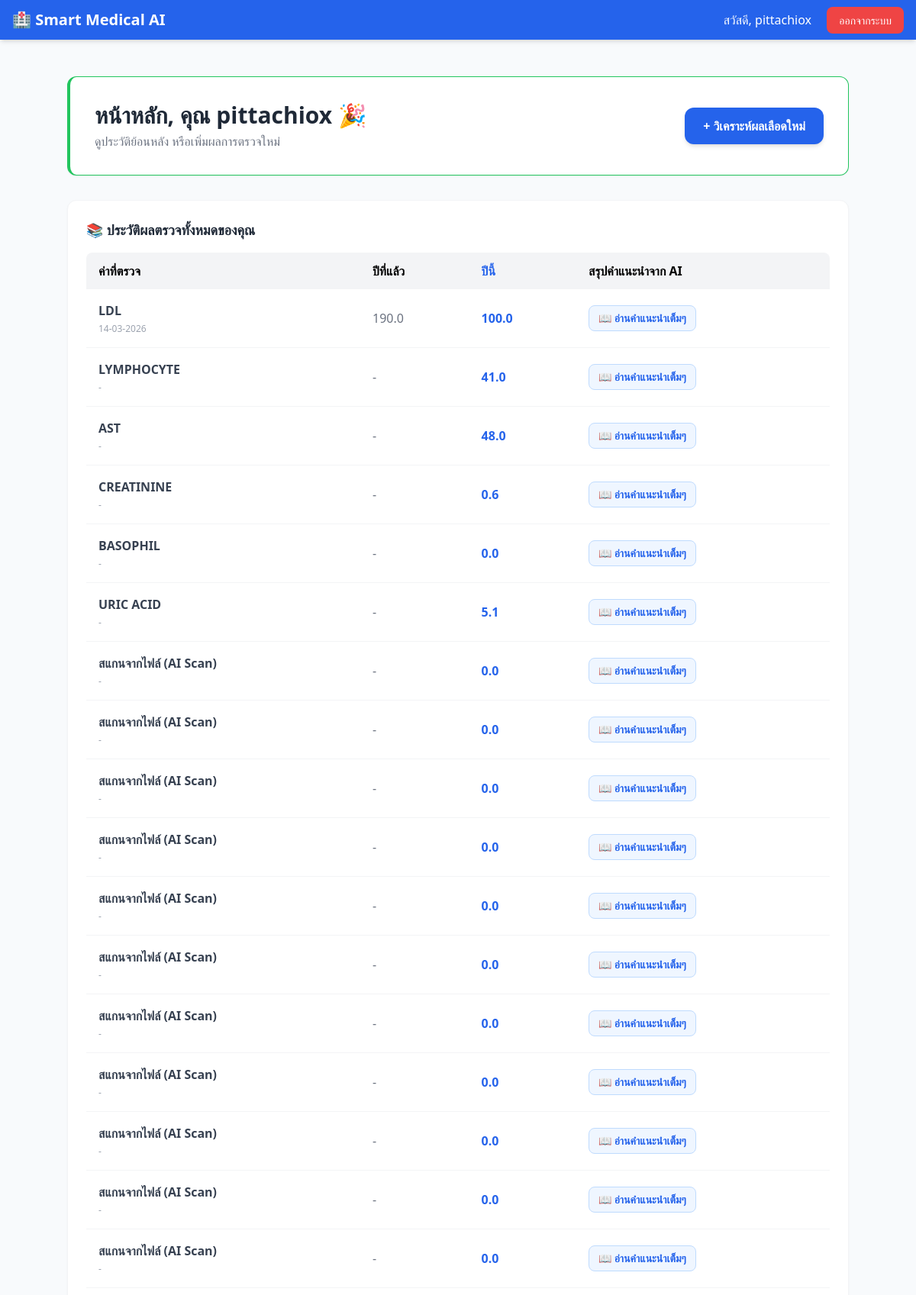
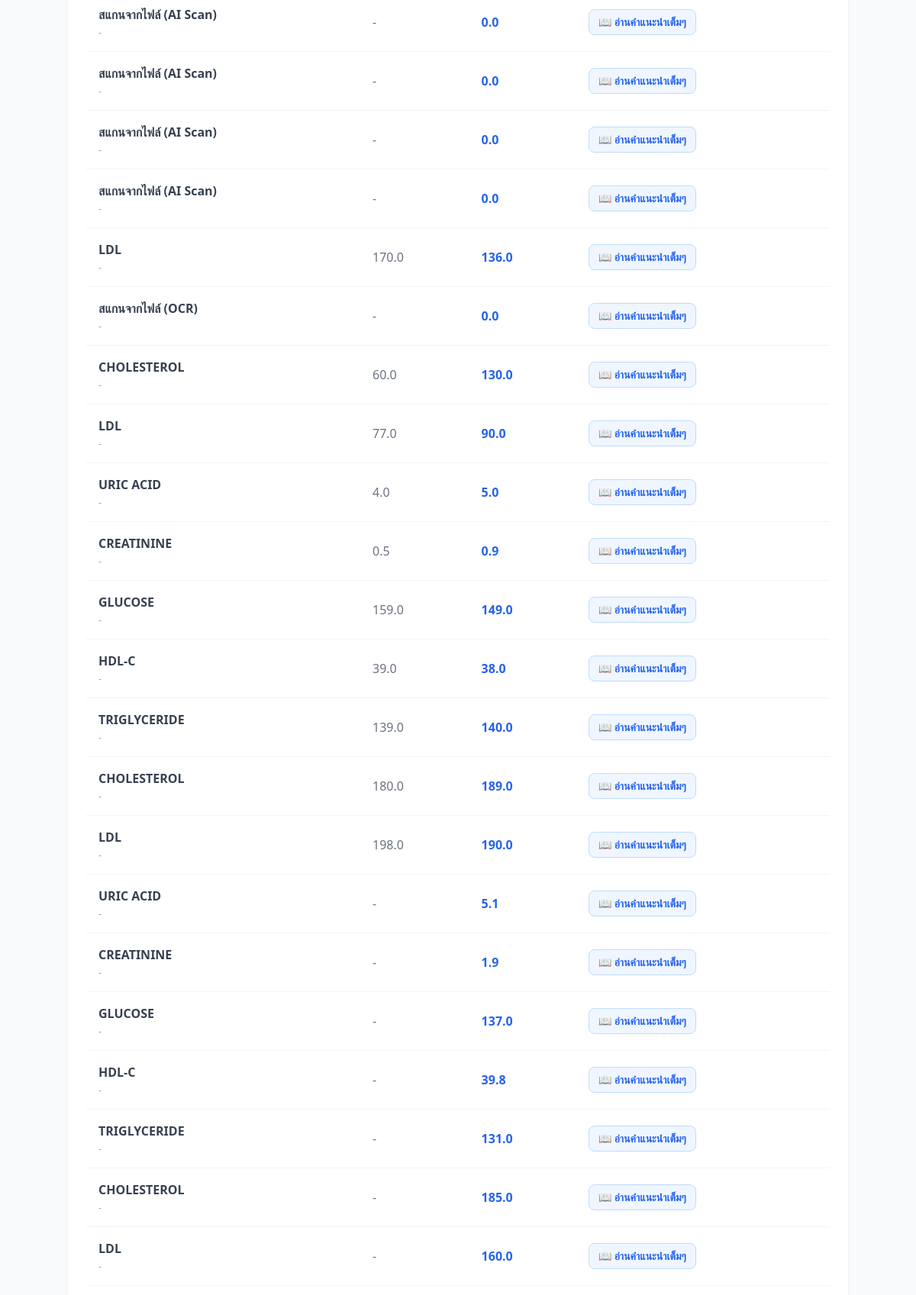
The page /dashboard (signed in, upper part) on the database its author committed (2 pictures, top to bottom).
### app.py (models this page shows)
class User(UserMixin, db.Model):
    id = db.Column(db.Integer, primary_key=True)
    username = db.Column(db.String(150), unique=True, nullable=False)
    password = db.Column(db.String(150), nullable=False)
    records = db.relationship('BloodRecord', backref='user', lazy=True)

class BloodRecord(db.Model):
    id = db.Column(db.Integer, primary_key=True)
    test_name = db.Column(db.String(50), nullable=False)
    current_value = db.Column(db.Float, nullable=False)
    previous_value = db.Column(db.Float, nullable=True)
    ai_analysis = db.Column(db.Text, nullable=False)
    user_id = db.Column(db.Integer, db.ForeignKey('user.id'), nullable=False)
    record_date = db.Column(db.Date, nullable=True, default=datetime.utcnow)

### app.py (the view)
@app.route('/dashboard')
@login_required
def dashboard():
    history = BloodRecord.query.filter_by(user_id=current_user.id).order_by(BloodRecord.id.desc()).all()
    return render_template('dashboard.html', name=current_user.username, history=history)

### app.py (called while the page is built)
@login_manager.user_loader
def load_user(user_id):
    return User.query.get(int(user_id))

### templates/dashboard.html
{% extends "base.html" %}
{% block content %}
<div class="max-w-5xl mx-auto space-y-8">
    <div
        class="bg-white p-8 rounded-xl shadow-sm border border-gray-100 flex flex-col md:flex-row justify-between items-center gap-4 border-l-4 border-green-500">
        <div>
            <h1 class="text-3xl font-bold text-gray-800">หน้าหลัก, คุณ {{ name }} 🎉</h1>
            <p class="text-gray-500 mt-1">ดูประวัติย้อนหลัง หรือเพิ่มผลการตรวจใหม่</p>
        </div>
        <a href="/analyze"
            class="bg-blue-600 hover:bg-blue-700 text-white px-6 py-3 rounded-xl font-bold shadow-md transition flex items-center gap-2">
            + วิเคราะห์ผลเลือดใหม่
        </a>
    </div>
    {% if history %}
    <div class="bg-white p-6 rounded-xl shadow-sm border border-gray-100">
        <h3 class="text-lg font-bold text-gray-800 mb-4 flex items-center gap-2">📚 ประวัติผลตรวจทั้งหมดของคุณ</h3>
        <div class="overflow-x-auto">
            <table class="min-w-full text-left">
                <thead class="bg-gray-100">
                    <tr>
                        <th class="px-4 py-3 rounded-tl-lg font-semibold">ค่าที่ตรวจ</th>
                        <th class="px-4 py-3 font-semibold">ปีที่แล้ว</th>
                        <th class="px-4 py-3 font-semibold text-blue-600">ปีนี้</th>
                        <th class="px-4 py-3 rounded-tr-lg font-semibold">สรุปคำแนะนำจาก AI</th>
                    </tr>
                </thead>
                <tbody class="divide-y divide-gray-100">
                    {% for record in history %}
                    <tr class="hover:bg-gray-50">
                        <td class="px-4 py-4 font-bold text-gray-700">
                            {{ record.test_name }}
                            <div class="text-xs text-gray-400 mt-1 font-normal">{{
                                record.record_date.strftime('%d-%m-%Y') if record.record_date else '-' }}</div>
                        </td>
                        <td class="px-4 py-4 text-gray-500">{{ record.previous_value or '-' }}</td>
                        <td class="px-4 py-4 font-bold text-blue-600">{{ record.current_value }}</td>
                        <td class="px-4 py-4 text-sm text-gray-600">
                            <a href="{{ url_for('view_record', record_id=record.id) }}"
                                class="inline-flex items-center gap-1 bg-blue-50 text-blue-600 hover:bg-blue-100 hover:text-blue-800 px-3 py-1.5 rounded-lg font-semibold transition border border-blue-200">
                                📖 อ่านคำแนะนำเต็มๆ
                            </a>
                        </td>
                    </tr>
                    {% endfor %}
                </tbody>
            </table>
        </div>
    </div>
    {% else %}
    <div class="text-center py-12 bg-gray-50 rounded-xl border border-dashed border-gray-300">
        <p class="text-gray-500 text-lg">คุณยังไม่มีประวัติผลตรวจเลือดในระบบ</p>
        <p class="text-gray-400 text-sm mt-2">กดปุ่ม "วิเคราะห์ผลเลือดใหม่" ด้านบนเพื่อเริ่มต้นใช้งาน</p>
    </div>
    {% endif %}
</div>
{% endblock %}

### templates/base.html (shortened to what this page needs)
<!DOCTYPE html>
<html lang="th">
<head>
    <script src="https://cdn.tailwindcss.com"></script>
</head>
<body class="bg-slate-50 min-h-screen">
    <nav class="bg-blue-600 text-white shadow-md">
        <div class="max-w-7xl mx-auto px-4 py-3 flex justify-between items-center">
            <a href="/" class="text-xl font-bold flex items-center gap-2">
                🏥 Smart Medical AI
            </a>
            <div>
                {% if current_user.is_authenticated %}
                <span class="mr-4">สวัสดี, {{ current_user.username }}</span>
                <a href="{{ url_for('logout') }}"
                    class="bg-red-500 hover:bg-red-600 px-4 py-2 rounded-lg text-sm transition">ออกจากระบบ</a>
                {% else %}
                <a href="{{ url_for('login') }}" class="hover:text-blue-200 mr-4">เข้าสู่ระบบ</a>
                <a href="{{ url_for('register') }}"
                    class="bg-white text-blue-600 px-4 py-2 rounded-lg text-sm font-bold transition hover:bg-gray-100">สมัครสมาชิก</a>
                {% endif %}
            </div>
        </div>
    </nav>
    <main class="max-w-7xl mx-auto px-4 py-8">
        {% block content %}{% endblock %}
    </main>
</body>
</html>

### rows shown on the page
User: username "pittachiox"
BloodRecord: test_name "LDL", record_date "14-03-2026", previous_value "190.0", current_value "100.0"
BloodRecord: test_name "LYMPHOCYTE", record_date "-", previous_value "-", current_value "41.0"
BloodRecord: test_name "AST", record_date "-", previous_value "-", current_value "48.0"
BloodRecord: test_name "CREATININE", record_date "-", previous_value "-", current_value "0.6"
BloodRecord: test_name "BASOPHIL", record_date "-", previous_value "-", current_value "0.0"
BloodRecord: test_name "URIC ACID", record_date "-", previous_value "-", current_value "5.1"
BloodRecord: test_name "สแกนจากไฟล์ (AI Scan)", record_date "-", previous_value "-", current_value "0.0"
BloodRecord: test_name "สแกนจากไฟล์ (AI Scan)", record_date "-", previous_value "-", current_value "0.0"
BloodRecord: test_name "สแกนจากไฟล์ (AI Scan)", record_date "-", previous_value "-", current_value "0.0"
BloodRecord: test_name "สแกนจากไฟล์ (AI Scan)", record_date "-", previous_value "-", current_value "0.0"
BloodRecord: test_name "สแกนจากไฟล์ (AI Scan)", record_date "-", previous_value "-", current_value "0.0"
BloodRecord: test_name "สแกนจากไฟล์ (AI Scan)", record_date "-", previous_value "-", current_value "0.0"
BloodRecord: test_name "สแกนจากไฟล์ (AI Scan)", record_date "-", previous_value "-", current_value "0.0"
BloodRecord: test_name "สแกนจากไฟล์ (AI Scan)", record_date "-", previous_value "-", current_value "0.0"
BloodRecord: test_name "สแกนจากไฟล์ (AI Scan)", record_date "-", previous_value "-", current_value "0.0"
BloodRecord: test_name "สแกนจากไฟล์ (AI Scan)", record_date "-", previous_value "-", current_value "0.0"
BloodRecord: test_name "สแกนจากไฟล์ (AI Scan)", record_date "-", previous_value "-", current_value "0.0"
BloodRecord: test_name "สแกนจากไฟล์ (AI Scan)", record_date "-", previous_value "-", current_value "0.0"
BloodRecord: test_name "สแกนจากไฟล์ (AI Scan)", record_date "-", previous_value "-", current_value "0.0"
BloodRecord: test_name "สแกนจากไฟล์ (AI Scan)", record_date "-", previous_value "-", current_value "0.0"
BloodRecord: test_name "สแกนจากไฟล์ (AI Scan)", record_date "-", previous_value "-", current_value "0.0"
BloodRecord: test_name "LDL", record_date "-", previous_value "170.0", current_value "136.0"
BloodRecord: test_name "สแกนจากไฟล์ (OCR)", record_date "-", previous_value "-", current_value "0.0"
BloodRecord: test_name "CHOLESTEROL", record_date "-", previous_value "60.0", current_value "130.0"
BloodRecord: test_name "LDL", record_date "-", previous_value "77.0", current_value "90.0"
BloodRecord: test_name "URIC ACID", record_date "-", previous_value "4.0", current_value "5.0"
BloodRecord: test_name "CREATININE", record_date "-", previous_value "0.5", current_value "0.9"
BloodRecord: test_name "GLUCOSE", record_date "-", previous_value "159.0", current_value "149.0"
BloodRecord: test_name "HDL-C", record_date "-", previous_value "39.0", current_value "38.0"
BloodRecord: test_name "TRIGLYCERIDE", record_date "-", previous_value "139.0", current_value "140.0"
BloodRecord: test_name "CHOLESTEROL", record_date "-", previous_value "180.0", current_value "189.0"
BloodRecord: test_name "LDL", record_date "-", previous_value "198.0", current_value "190.0"
BloodRecord: test_name "URIC ACID", record_date "-", previous_value "-", current_value "5.1"
BloodRecord: test_name "CREATININE", record_date "-", previous_value "-", current_value "1.9"
BloodRecord: test_name "GLUCOSE", record_date "-", previous_value "-", current_value "137.0"
BloodRecord: test_name "HDL-C", record_date "-", previous_value "-", current_value "39.8"
BloodRecord: test_name "TRIGLYCERIDE", record_date "-", previous_value "-", current_value "131.0"
BloodRecord: test_name "CHOLESTEROL", record_date "-", previous_value "-", current_value "185.0"
BloodRecord: test_name "LDL", record_date "-", previous_value "-", current_value "160.0"
